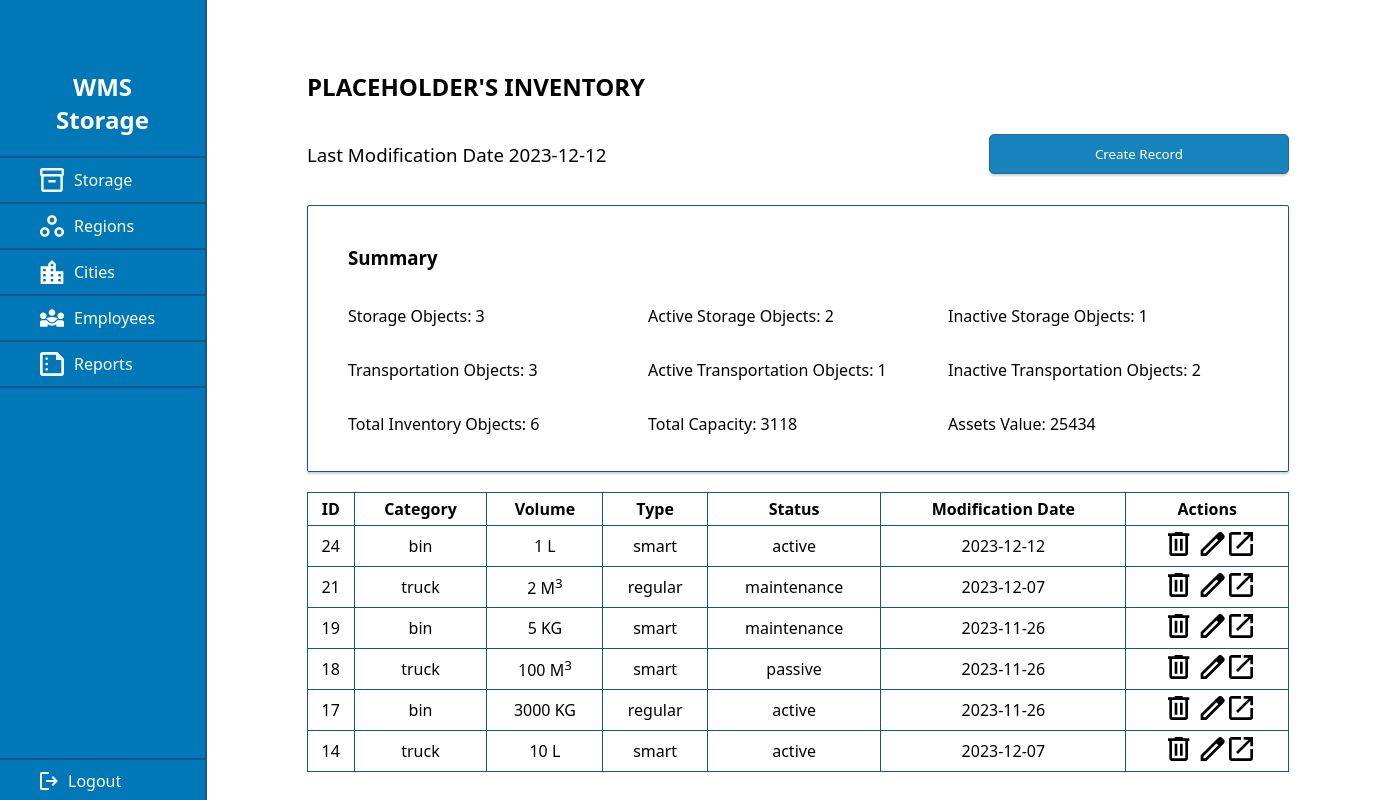
/view/storage/storage.php (signed in), run on the app's committed database.
### tables this page shows
CREATE TABLE `storage` (
  `id` int(11) NOT NULL,
  `category` varchar(100) NOT NULL,
  `volume` int(11) NOT NULL,
  `volume_unit` varchar(100) NOT NULL,
  `type` varchar(100) NOT NULL,
  `initial_status` varchar(100) NOT NULL,
  `value` int(11) NOT NULL,
  `value_unit` varchar(100) NOT NULL,
  `autonotifier` varchar(100) NOT NULL,
  `quantity` int(11) NOT NULL,
  `lifetime` int(11) NOT NULL,
  `lifetime_unit` varchar(100) NOT NULL,
  `temporary_storage` varchar(100) NOT NULL,
  `modification_date` date DEFAULT NULL
);

### model/Storage.php (called while the page is built, shortened)
<?php
class Storage
{
    private $db;
    private $table = 'storage';
    public function __construct()
    {
        $this->db = new Database();
    }
    public function getAll()
    {
        try {
            $result = $this->db->queryRaw("SELECT * FROM $this->table");
            return $result;
        } catch (Exception $e) {
            var_dump($e->getMessage());
            return $e;
        }
        return false;
    }
    public function getStat($column, $condition, $op = "") {
        try {
            $statement = "SELECT COUNT($column) FROM $this->table WHERE $condition";
            if ($op == "sum") {
                $statement = "SELECT SUM($column) FROM $this->table";
            }
            $result = $this->db->queryRaw($statement);
            return $result;
        } catch (Exception $e) {
            var_dump($e->getMessage());
            return $e;
        }
        return false;
    }
}

### database/index.php (called while the page is built, shortened)
<?php
class Database
{
    private $connection;
    public function __construct(String $username = Constants::DB_USER, String $password = Constants::DB_PASSWORD)
    {
        $this->connection = new mysqli(Constants::DB_HOST, $username, $password, Constants::DB_NAME);
    }
    public function queryRaw(String $query): mysqli_result|String
    {
        try {
            return $this->connection->query($query);
        } catch (Exception $e) {
            return $e->getMessage();
        }
    }
}
?>

### controller/ControllerStorage.php (called while the page is built, shortened)
<?php
class ControllerStorage
{
    private $entity;
    public function __construct()
    {
        $this->entity = new Storage();
    }
    public function getAllRecords()
    {
        $queryResult =  $this->entity->getAll();
        if ($queryResult->num_rows > 0) {
            $fetchResult = $queryResult->fetch_all(MYSQLI_ASSOC);
            return $fetchResult;
        }
        return false;
    }
    public function getStats()
    {
        $storageObjs =  $this->entity->getStat("category", "category='bin'")->fetch_row()[0];
        $activeStorageObjs =  $this->entity->getStat("category", "category='bin' AND initial_status='active'")->fetch_row()[0];
        $inctiveStorageObjs =  $this->entity->getStat("category", "category='bin' AND initial_status<>'active'")->fetch_row()[0];
        $transportationObjs =  $this->entity->getStat("category", "category='truck'")->fetch_row()[0];
        $activeTransportationObjs =  $this->entity->getStat("category", "category='truck' AND initial_status='active'")->fetch_row()[0];
        $inctiveTransportationObjs =  $this->entity->getStat("category", "category='truck' AND initial_status<>'active'")->fetch_row()[0];
        $totalObjects =  $this->entity->getStat("id", "id>-1")->fetch_row()[0];
        $totalVolume =  $this->entity->getStat("volume", "volume>-1", "sum")->fetch_row()[0];
        $totalPrice =  $this->entity->getStat("value", "value>-1", "sum")->fetch_row()[0];
        return [
            'storageObjs' => $storageObjs,
            'activeStorageObjs' => $activeStorageObjs,
            'inctiveStorageObjs' => $inctiveStorageObjs,
            'transportationObjs' => $transportationObjs,
            'activeTransportationObjs' => $activeTransportationObjs,
            'inctiveTransportationObjs' => $inctiveTransportationObjs,
            'totalObjects' => $totalObjects,
            'totalVolume' => $totalVolume,
            'totalPrice' => $totalPrice,
        ];
    }
}

### view/storage/storage.php (the view, shortened to what this page needs)
<?php
$controller = new ControllerStorage();
$records = $controller->getAllRecords();
$records = is_array($records) ? $records : [];
$stats = $controller->getStats();
function editActionHTML($id)
{
    return  "
        <td class='storage-table-data'>
        <button class='storage-table-data-delete-btn' onclick='deleteItem($id)'>
            <svg width='22' height='24' viewBox='0 0 22 24' fill='none' xmlns='http://www.w3.org/2000/svg'>
                <path d='M4 24C3.26667 24 2.63889 23.7389 2.11667 23.2167C1.59444 22.6944 1.33333 22.0667 1.33333 21.3333V4H0V1.33333H6.66667V0H14.6667V1.33333H21.3333V4H20V21.3333C20 22.0667 19.7389 22.6944 19.2167 23.2167C18.6944 23.7389 18.0667 24 17.3333 24H4ZM17.3333 4H4V21.3333H17.3333V4ZM6.66667 18.6667H9.33333V6.66667H6.66667V18.6667ZM12 18.6667H14.6667V6.66667H12V18.6667Z' fill='black'/>
            </svg>
        </button>
        <a href='./storage-view-record.php?edit=true&id=$id'>
            <svg width='25' height='24' viewBox='0 0 25 24' fill='none' xmlns='http://www.w3.org/2000/svg'>
                <path
                    d='M3.33341 21.3333H5.23342L18.2667 8.3L16.3667 6.4L3.33341 19.4333V21.3333ZM0.666748 24V18.3333L18.2667 0.766667C18.5334 0.522222 18.8279 0.333333 19.1501 0.2C19.4723 0.0666667 19.8112 0 20.1667 0C20.5223 0 20.8667 0.0666667 21.2001 0.2C21.5334 0.333333 21.8223 0.533333 22.0667 0.8L23.9001 2.66667C24.1667 2.91111 24.3612 3.2 24.4834 3.53333C24.6056 3.86667 24.6667 4.2 24.6667 4.53333C24.6667 4.88889 24.6056 5.22778 24.4834 5.55C24.3612 5.87222 24.1667 6.16667 23.9001 6.43333L6.33342 24H0.666748ZM17.3001 7.36667L16.3667 6.4L18.2667 8.3L17.3001 7.36667Z'
                    fill='black' />
            </svg>
        </a>
        <a href='./storage-view-record.php?id=$id'>
            <svg width='24' height='24' viewBox='0 0 24 24' fill='none' xmlns='http://www.w3.org/2000/svg'>
                <path
                    d='M2.66667 24C1.93333 24 1.30556 23.7389 0.783333 23.2167C0.261111 22.6944 0 22.0667 0 21.3333V2.66667C0 1.93333 0.261111 1.30556 0.783333 0.783333C1.30556 0.261111 1.93333 0 2.66667 0H12V2.66667H2.66667V21.3333H21.3333V12H24V21.3333C24 22.0667 23.7389 22.6944 23.2167 23.2167C22.6944 23.7389 22.0667 24 21.3333 24H2.66667ZM8.93333 16.9333L7.06667 15.0667L19.4667 2.66667H14.6667V0H24V9.33333H21.3333V4.53333L8.93333 16.9333Z'
                    fill='black' />
            </svg>
        </a>
    </td>";
}
function handleVolumeUnit($unit)
{
    switch ($unit) {
        case 'cubicmeter':
            return " M<sup>3</sup>";
            break;
        case 'liter':
            return " L";
            break;
        case 'kilogram':
            return " KG";
            break;
    }
}
?>
<!DOCTYPE html>
<html lang="en">
<head>
    <link rel="stylesheet" href="../../css/index.css">
</head>
<body>
    <?php include("../header.php"); ?>
    <main class="storage-main">
        <h2 class="storage-header">PLACEHOLDER'S INVENTORY</h2>
        <section class="storage-subheader-wrapper">
            <h3 class="storage-subheader" style="font-weight: 500;">Last Modification Date <?php echo (end($records)['modification_date']) ?></h3>
            <div class="storage-subheader-buttons">
                <button class="btn btn-blue btn-create-record">
                    <a href="./storage-add-record.php" class="storage-action-btn">
                        Create Record
                    </a>
                </button>
            </div>
        </section>
        <section class="storage-summary">
            <h3>Summary</h3>
            <div class="storage-summary-row">
                <div class="storage-summary-row-item">
                    <p>Storage Objects: <span><?php echo $stats['storageObjs'] ?></span></p>
                </div>
                <div class="storage-summary-row-item">
                    <p>Active Storage Objects: <span><?php echo $stats['activeStorageObjs'] ?></span></p>
                </div>
                <div class="storage-summary-row-item">
                    <p>Inactive Storage Objects: <span><?php echo $stats['inctiveStorageObjs'] ?></span></p>
                </div>
            </div>
            <div class="storage-summary-row">
                <div class="storage-summary-row-item">
                    <p>Transportation Objects: <span><?php echo $stats['transportationObjs'] ?></span></p>
                </div>
                <div class="storage-summary-row-item">
                    <p>Active Transportation Objects: <span><?php echo $stats['activeTransportationObjs'] ?></span></p>
                </div>
                <div class="storage-summary-row-item">
                    <p>Inactive Transportation Objects: <span><?php echo $stats['inctiveTransportationObjs'] ?></span></p>
                </div>
            </div>
            <div class="storage-summary-row">
                <div class="storage-summary-row-item">
                    <p>Total Inventory Objects: <span><?php echo $stats['totalObjects'] ?></span></p>
                </div>
                <div class="storage-summary-row-item">
                    <p>Total Capacity: <span><?php echo $stats['totalVolume'] ?></span></p>
                </div>
                <div class="storage-summary-row-item">
                    <p>Assets Value: <span><?php echo $stats['totalPrice'] ?></span></p>
                </div>
            </div>
        </section>
        <section class="storage-table-wrapper">
            <table class="storage-table">
                <tr class="storage-table-header">
                    <th class="storage-table-header-data">ID</th>
                    <th class="storage-table-header-data">Category</th>
                    <th class="storage-table-header-data">Volume</th>
                    <th class="storage-table-header-data">Type</th>
                    <th class="storage-table-header-data">Status</th>
                    <th class="storage-table-header-data">Modification Date</th>
                    <th class="storage-table-header-data">Actions</th>
                </tr>
                <?php
                if (sizeof($records) > 0) {
                    $records = array_reverse($records);
                    foreach ($records as $record) {
                        $id = $record['id'];
                        $category = $record['category'];
                        $volume = $record['volume'] . handleVolumeUnit($record['volume_unit']);
                        $type = $record['type'];
                        $status = $record['initial_status'];
                        $date = $record['modification_date'];
                        echo "<tr>";
                        echo "<td class='storage-table-data'>$id</td>";
                        echo "<td class='storage-table-data'>$category</td>";
                        echo "<td class='storage-table-data'>$volume</td>";
                        echo "<td class='storage-table-data'>$type</td>";
                        echo "<td class='storage-table-data'>$status</td>";
                        echo "<td class='storage-table-data'>$date</td>";
                        echo editActionHTML($id);
                        echo "</tr>";
                    }
                } else {
                    echo "<tr><td colspan='12' align='center'>No information.</td></tr>";
                }
                ?>
            </table>
        </section>
    </main>
</body>
</html>

### css/index.css (style rules this page uses)
:root { --light-blue: #0077b6; --dark-blue: #16558f; --white: #ffffff; --gray: #d9d9d9; --brown: #987654; --green: #00a86b; --red: #800020; --light-green: #77b600; --dark-green: #243700; }
* { box-sizing: border-box; font-family: "Segoe UI", Tahoma, Geneva, Verdana, sans-serif; }
html, body { padding: 0; margin: 0; background-color: var(--white); }
body { display: flex; }
main { flex-grow: 1; padding: 50px 20px; }
.btn { height: 40px; border-radius: 5px; opacity: 0.9; box-shadow: 0px 2px 2px 0px rgba(99, 99, 99, 0.3); padding: 0; }
.btn-blue { background-color: var(--light-blue); color: var(--white); border: 1px solid var(--dark-blue); }
a:visited, a:link, a:active, a:hover { text-decoration: none; color: inherit; background-color: inherit; }
.storage-main { padding: 50px 100px 20px; }
.storage-subheader-wrapper { display: flex; flex-direction: row; align-items: center; justify-content: space-between; }
.storage-subheader { padding: 0; max-width: 400px; }
.btn-create-record { flex-grow: 2; }
.storage-subheader-buttons { display: flex; justify-content: end; gap: 10px; width: 300px; }
.storage-summary { border: 1px solid var(--dark-blue); padding: 20px 40px; margin: 20px 0; border-radius: 2px; box-shadow: 0px 2px 2px 0px rgba(99, 99, 99, 0.3); }
.storage-summary-row { display: flex; flex-direction: row; justify-content: space-between; align-items: center; }
.storage-summary-row-item { width: 300px; }
.storage-table { border-collapse: collapse; width: 100%; }
.storage-table-header-data, .storage-table-data { border: 1px solid var(--dark-blue); padding: 5px 5px; text-align: center; }
.storage-table-row, .storage-table-data { border: 1px solid var(--dark-blue); }
.storage-table-data-delete-btn { background-color: transparent; border: none; cursor: pointer; }
.storage-action-btn { display: flex; justify-content: center; align-items: center; width: 97%; height: 97%; margin: auto; align-self: center; flex-grow: 1; }

### data on the page
storage: modification_date "2023-12-12", id "24", category "bin", volume "1 L", type "smart", initial_status "active"
storage: id "21", category "truck", volume "2", shows "M", type "regular", initial_status "maintenance", modification_date "2023-12-07"
storage: id "19", category "bin", volume "5 KG", type "smart", initial_status "maintenance", modification_date "2023-11-26"
storage: id "18", category "truck", volume "100", shows "M", type "smart", initial_status "passive", modification_date "2023-11-26"
storage: id "17", category "bin", volume "3000 KG", type "regular", initial_status "active", modification_date "2023-11-26"
storage: id "14", category "truck", volume "10 L", type "smart", initial_status "active", modification_date "2023-12-07"

### other printed values
$header "Storage"
$stats['storageObjs'] "3"
$stats['activeStorageObjs'] "2"
$stats['inctiveStorageObjs'] "1"
$stats['transportationObjs'] "3"
$stats['activeTransportationObjs'] "1"
$stats['inctiveTransportationObjs'] "2"
$stats['totalObjects'] "6"
$stats['totalVolume'] "3118"
$stats['totalPrice'] "25434"
